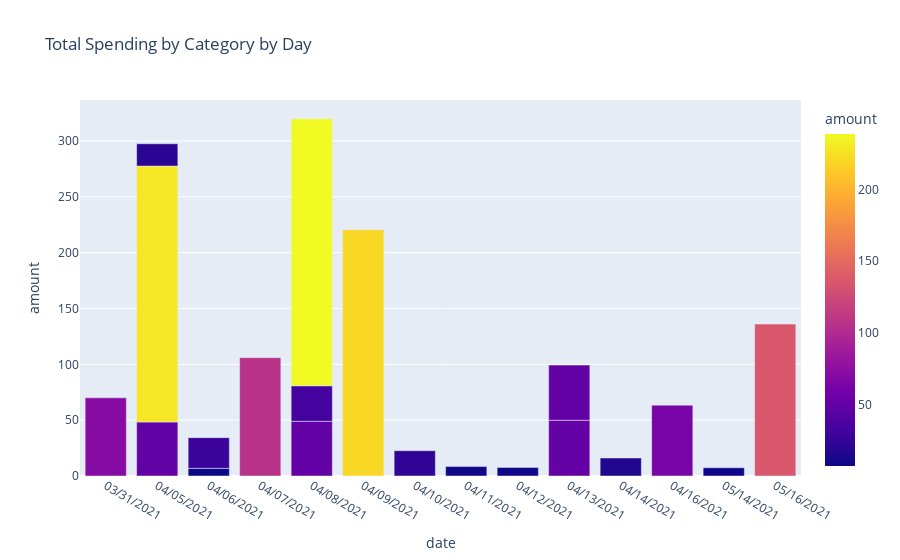

Here is the notebook cell this chart was saved with:
### Code cell
import plotly.express as px
#wide_df = px.data.medals_wide()
fig = px.bar(sum_categories, x="date", y= sum_categories['amount'], color ='amount', title="Total Spending by Category by Day")
fig.show()

### Figure 1 — Plotly figure (JSON) as saved in the notebook; plotly's stock layout.template omitted (floating-point values rounded to 4 significant figures)
{"data": [{"alignmentgroup": "True", "hovertemplate": "date=%{x}<br>amount=%{marker.color}<extra></extra>", "legendgroup": "", "marker": {"color": [69.99, 48.39, 229.1, 20, 6.86, 27.5, 106.0, 49, 31.84, 239, 220.5, 22.66, 8.46, 7.67, 49.95, 49.36, 16.09, 63.44, 7.4, 136], "coloraxis": "coloraxis"}, "name": "", "offsetgroup": "", "orientation": "v", "showlegend": false, "textposition": "auto", "type": "bar", "x": ["03/31/2021", "04/05/2021", "04/05/2021", "04/05/2021", "04/06/2021", "04/06/2021", "04/07/2021", "04/08/2021", "04/08/2021", "04/08/2021", "04/09/2021", "04/10/2021", "04/11/2021", "04/12/2021", "04/13/2021", "04/13/2021", "04/14/2021", "04/16/2021", "05/14/2021", "05/16/2021"], "xaxis": "x", "y": [69.99, 48.39, 229.1, 20, 6.86, 27.5, 106.0, 49, 31.84, 239, 220.5, 22.66, 8.46, 7.67, 49.95, 49.36, 16.09, 63.44, 7.4, 136], "yaxis": "y"}], "layout": {"barmode": "relative", "coloraxis": {"colorbar": {"title": {"text": "amount"}}, "colorscale": [[0, "#0d0887"], [0.1111, "#46039f"], [0.2222, "#7201a8"], [0.3333, "#9c179e"], [0.4444, "#bd3786"], [0.5556, "#d8576b"], [0.6667, "#ed7953"], [0.7778, "#fb9f3a"], [0.8889, "#fdca26"], [1, "#f0f921"]]}, "legend": {"tracegroupgap": 0}, "title": {"text": "Total Spending by Category by Day"}, "xaxis": {"anchor": "y", "domain": [0, 1], "title": {"text": "date"}}, "yaxis": {"anchor": "x", "domain": [0, 1], "title": {"text": "amount"}}}}
